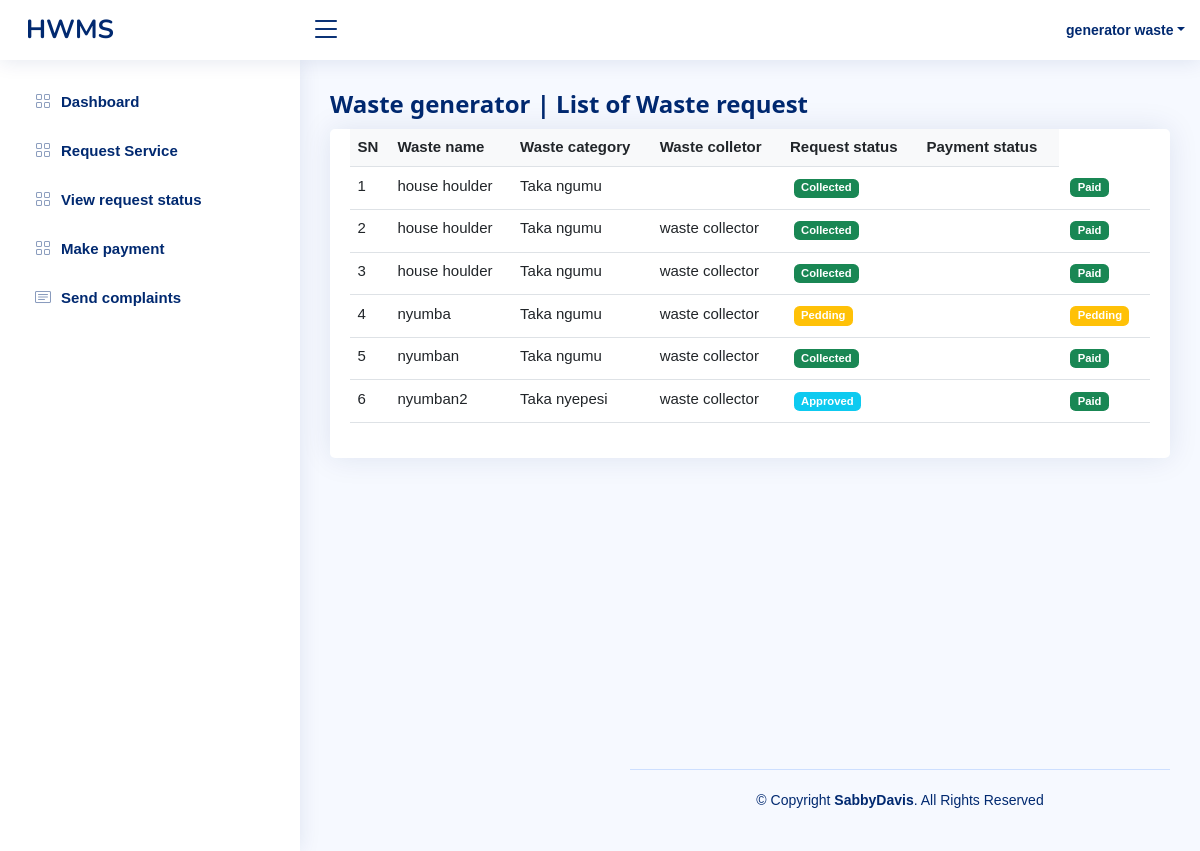
The page /wastegenerator/waste_request.php (signed in) on the database its author committed.
### tables this page shows
CREATE TABLE IF NOT EXISTS `users` (
  `user_id` int NOT NULL AUTO_INCREMENT,
  `fname` varchar(100) NOT NULL,
  `lname` varchar(100) NOT NULL,
  `email` varchar(100) NOT NULL,
  `password` varchar(255) NOT NULL DEFAULT '$2y$10$9nynCknZcZ/IgqjGDsIog.LIux8bWUsGW6ZMW5t.SkREPcNv5zlXi',
  `address_id` int NOT NULL,
  `contact` varchar(50) NOT NULL,
  `status` int NOT NULL DEFAULT '4',
  `role_id` int NOT NULL DEFAULT '1',
  PRIMARY KEY (`user_id`),
  KEY `role_id` (`role_id`),
  KEY `address_id` (`address_id`),
  KEY `status` (`status`)
);

CREATE TABLE IF NOT EXISTS `waste_request` (
  `id` int NOT NULL AUTO_INCREMENT,
  `waste_name` varchar(100) NOT NULL,
  `waste_category_id` int NOT NULL,
  `waste_generetor_id` int NOT NULL,
  `request_status_id` int NOT NULL DEFAULT '1',
  `payment_status_id` int NOT NULL DEFAULT '1',
  `waste_colletor_id` int DEFAULT '0',
  PRIMARY KEY (`id`),
  KEY `waste_category_id` (`waste_category_id`),
  KEY `waste_generetor_id` (`waste_generetor_id`),
  KEY `payment_status_id` (`payment_status_id`),
  KEY `request_status_id` (`request_status_id`),
  KEY `waste_colletor_id` (`waste_colletor_id`)
);

CREATE TABLE IF NOT EXISTS `waste_category` (
  `id` int NOT NULL AUTO_INCREMENT,
  `name` varchar(100) NOT NULL,
  PRIMARY KEY (`id`)
);

### wastegenerator/waste_request.php (the view, shortened to what this page needs)
<?php
require_once('../app/connection.php');
$user_id = $_SESSION['id'];
if (empty($user_id)) {
	header('location:../index.php');
} else {
	$query = "select * from users where user_id =$user_id ";
	$send = mysqli_query($con, $query);
	$rows = mysqli_fetch_assoc($send);
}
?>
<!DOCTYPE html>
<html lang="en">
<head>
	<link href="../assets/vendor/bootstrap/css/bootstrap.min.css" rel="stylesheet">
	<link href="../assets/vendor/bootstrap-icons/bootstrap-icons.css" rel="stylesheet">
	<link href="../assets/vendor/boxicons/css/boxicons.min.css" rel="stylesheet">
	<link href="../assets/vendor/quill/quill.snow.css" rel="stylesheet">
	<link href="../assets/vendor/quill/quill.bubble.css" rel="stylesheet">
	<link href="../assets/vendor/remixicon/remixicon.css" rel="stylesheet">
	<link href="../assets/vendor/simple-datatables/style.css" rel="stylesheet">
	<link href="../assets/css/style.css" rel="stylesheet">
	<link rel="stylesheet" href="../assets/css/w3.css">
</head>
<body>
	<header id="header" class="header fixed-top d-flex align-items-center">
		<div class="d-flex align-items-center justify-content-between">
			<a href="index.html" class="logo d-flex align-items-center">
				<span class="d-none d-lg-block">HWMS</span>
			</a>
			<i class="bi bi-list toggle-sidebar-btn"></i>
		</div>
			<nav class="header-nav ms-auto">
				<ul class="d-flex align-items-center">
					<li class="nav-item dropdown pe-3">
						<a class="nav-link nav-profile d-flex align-items-center pe-0" href="#" data-bs-toggle="dropdown">
							<span class="d-none d-md-block dropdown-toggle ps-2"> <?php echo $rows['lname'] . " " . $rows['fname']; ?></span>
						</a>
					</li>
				</ul>
			</nav>
	</header>
	<aside id="sidebar" class="sidebar">
	<ul class="sidebar-nav" id="sidebar-nav">
      <li class="nav-item">
        <a class="nav-link collapsed" href="wastegeneratorDashboard.php">
          <i class="bi bi-grid"></i>
          <span>Dashboard</span>
        </a>
      </li>
      <li class="nav-item">
        <a class="nav-link collapsed" href="request.php">
          <i class="bi bi-grid"></i>
          <span>Request Service</span>
        </a>
      </li>
         <li class="nav-item">
        <a class="nav-link collapsed" href="waste_request.php">
          <i class="bi bi-grid"></i>
          <span>View request status</span>
        </a>
      </li>
      <li class="nav-item">
        <a class="nav-link collapsed" href="payment.php">
          <i class="bi bi-grid"></i>
          <span>Make payment</span>
        </a>
      </li>
      <li class="nav-item">
        <a class="nav-link collapsed" href="complaints.php">
          <i class="bi bi-card-text"></i>
          <span>Send complaints</span>
        </a>
      </li>
    </ul>
	</aside>
	<main id="main" class="main">
		<div class="pagetitle">
			<h1>Waste generator | List of Waste request </h1>
		</div>
		<section class="section" style="height:80vh;">
			<div class="col-md-12">
				<div class="panel panel-primary filterable ">
					<section class="section">
						<div class="row">
							<div class="col-lg-12">
								<div class="card">
									<div class="card-body">
										<table class="table datatable table-responsive">
											<?php
											$select = "SELECT * FROM waste_request ";
											$result = mysqli_query($con, $select);
											if (mysqli_num_rows($result) > 0) {
											?>
												<thead>
													<tr class="bg-light text-dark">
														<th class="">SN</th>
														<th class=" col" colspan="">Waste name</th>
														<th class="col">Waste category</th>
														<th class="col"> Waste colletor</th>
														<th class="col">Request status</th>
														<th class="col"> Payment status</th>
													</tr>
												</thead>
												<tbody>
													<?php
													$sn = 1;
													while ($waste = mysqli_fetch_assoc($result)) {
														$waste_name = $waste['waste_name'];
														$waste_category_id = $waste['waste_category_id'];
														$waste_colletor_id = $waste['waste_colletor_id'];
														$request_status_id = $waste['request_status_id'];
														$select_category = "select * from waste_category where id = $waste_category_id";
														$result_waste_category_id = mysqli_query($con, $select_category);
														$waste_category_names = mysqli_fetch_assoc($result_waste_category_id);
														$waste_category_name = $waste_category_names['name'];
														$select_waste_colletor = "select * from users where user_id = $waste_colletor_id";
														$result_waste_waste_colletor_id = mysqli_query($con, $select_waste_colletor);
														$waste_waste_collector_names = mysqli_fetch_assoc($result_waste_waste_colletor_id);
														$waste_waste_collector_fname = $waste_waste_collector_names['fname'];
														$waste_waste_collector_lname = $waste_waste_collector_names['lname'];
													?>
														<tr id="<?php echo $waste['id']; ?>" class="id" style="text-align: ;">
															<td class="col"><?php echo $sn++; ?></td>
															<td class="col" colspan=""><?php echo $waste_name ?> </td>
															<td class="col"><?php echo $waste_category_name;  ?></td>
															<td class="col"><?php echo $waste_waste_collector_fname . " " . $waste_waste_collector_lname; ?></td>
															<td class="col" colspan="2" name="update">
																<?php
																if ($request_status_id == 1) { ?>
																	<span class="badge m-1 bg-warning remove">Pedding</span>
																<?php } elseif ($waste['request_status_id'] == 2) { ?>
																	<span class="badge m-1 bg-info remove">Approved</span>
																<?php  }else{?>
																	<span class="badge m-1 bg-success remove">Collected</span>
																<?php }
																?>
															</td>
															<td class="col" colspan="2" name="update">
																<?php
                                            if ($request_status_id == 1) { ?>
                                                <span class="badge m-1 bg-warning remove">Pedding</span>
                                            <?php } else { ?>
                                                <span class="badge m-1 bg-success remove">Paid</span>
                                            <?php }
                                            ?>
															</td>
														</tr>
												<?php
													}
												} else {
													echo "No Records";
												}
												?>
												</tbody>
										</table>
									</div>
								</div>
							</div>
						</div>
					</section>
				</div>
			</div>
		</section>
		<footer id="footer" class="footer">
			<div class="copyright">
				&copy; Copyright <strong><span>SabbyDavis</span></strong>. All Rights Reserved
			</div>
		</footer>
</body>
</html>

### assets/css/style.css (style rules this page uses)
:root { scroll-behavior: smooth; }
body { font-family: "Open Sans", sans-serif; background: #f6f9ff; color: #444444; }
a { color: #4154f1; text-decoration: none; }
h1, h2, h3, h4, h5, h6 { font-family: "Nunito", sans-serif; }
#main { margin-top: 60px; padding: 20px 30px; transition: all 0.3s; }
.pagetitle { margin-bottom: 10px; }
.pagetitle h1 { font-size: 24px; margin-bottom: 0; font-weight: 600; color: #012970; }
.card { margin-bottom: 30px; border: none; border-radius: 5px; box-shadow: 0px 0 30px rgba(1, 41, 112, 0.1); }
.card-body { padding: 0 20px 20px 20px; }
.logo { line-height: 1; }
@media (min-width: 1200px) { .logo { width: 280px; } }
.logo span { font-size: 26px; font-weight: 700; color: #012970; font-family: "Nunito", sans-serif; }
.header { transition: all 0.5s; z-index: 997; height: 60px; box-shadow: 0px 2px 20px rgba(1, 41, 112, 0.1); background-color: #fff; padding-left: 20px; }
.header .toggle-sidebar-btn { font-size: 32px; padding-left: 10px; cursor: pointer; color: #012970; }
.header-nav ul { list-style: none; }
.header-nav>ul { margin: 0; padding: 0; }
.header-nav .nav-profile { color: #012970; }
.header-nav .nav-profile span { font-size: 14px; font-weight: 600; }
.sidebar { position: fixed; top: 60px; left: 0; bottom: 0; width: 300px; z-index: 996; transition: all 0.3s; padding: 20px; overflow-y: auto; scrollbar-width: thin; scrollbar-color: #aab7cf transparent; box-shadow: 0px 0px 20px rgba(1, 41, 112, 0.1); background-color: #fff; }
@media (min-width: 1200px) { #main, #footer { margin-left: 300px; } }
.sidebar-nav { padding: 0; margin: 0; list-style: none; }
.sidebar-nav li { padding: 0; margin: 0; list-style: none; }
.sidebar-nav .nav-item { margin-bottom: 5px; }
.sidebar-nav .nav-link { display: flex; align-items: center; font-size: 15px; font-weight: 600; color: #4154f1; transition: 0.3; background: #f6f9ff; padding: 10px 15px; border-radius: 4px; }
.sidebar-nav .nav-link i { font-size: 16px; margin-right: 10px; color: #4154f1; }
.sidebar-nav .nav-link.collapsed { color: #012970; background: #fff; }
.sidebar-nav .nav-link.collapsed i { color: #899bbd; }
.footer { padding: 20px 0; font-size: 14px; transition: all 0.3s; border-top: 1px solid #cddfff; }
.footer .copyright { text-align: center; color: #012970; }

### assets/css/w3.css (style rules this page uses)
*,*:before,*:after { box-sizing:inherit }
html { -ms-text-size-adjust:100%;-webkit-text-size-adjust:100% }
body { margin:0 }
article,aside,details,figcaption,figure,footer,header,main,menu,nav,section { display:block }
a { background-color:transparent }
b,strong { font-weight:bolder }
html,body { font-family:Verdana,sans-serif;font-size:15px;line-height:1.5 }
html { overflow-x:hidden }
h1 { font-size:36px }
h1,h2,h3,h4,h5,h6 { font-family:"Segoe UI",Arial,sans-serif;font-weight:400;margin:10px 0 }
a { color:inherit }
.w3-main,#main { transition:margin-left .4s }

### rows shown on the page
users: lname "generator", fname "waste"
waste_request: waste_name "house houlder", waste_category.name "Taka ngumu", shows "Collected", shows "Paid"
waste_request: waste_name "house houlder", waste_category.name "Taka ngumu", users.fname "waste", users.lname "collector", shows "Collected", shows "Paid"
waste_request: waste_name "house houlder", waste_category.name "Taka ngumu", users.fname "waste", users.lname "collector", shows "Collected", shows "Paid"
waste_request: waste_name "nyumba", waste_category.name "Taka ngumu", users.fname "waste", users.lname "collector", shows "Pedding"
waste_request: waste_name "nyumban", waste_category.name "Taka ngumu", users.fname "waste", users.lname "collector", shows "Collected", shows "Paid"
waste_request: waste_name "nyumban2", waste_category.name "Taka nyepesi", users.fname "waste", users.lname "collector", shows "Approved", shows "Paid"
